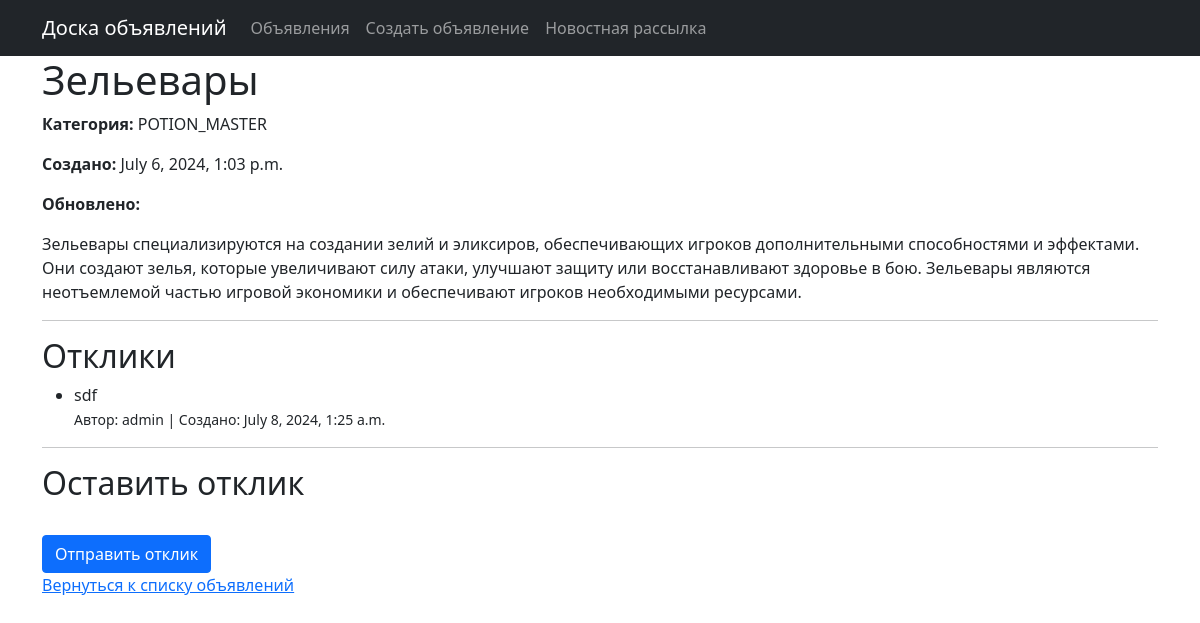
The app's page /ads/9/ with its own data.
### board/models.py (models this page shows, shortened)
class Ad(models.Model):
    CATEGORY_CHOICES = [
        ('TANK', 'Танки'),
        ('HEALER', 'Хилы'),
        ('DPS', 'ДД'),
        ('MERCHANT', 'Торговцы'),
        ('GUILDMASTER', 'Гилдмастеры'),
        ('QUESTGIVER', 'Квестгиверы'),
        ('BLACKSMITH', 'Кузнецы'),
        ('LEATHERWORKER', 'Кожевники'),
        ('POTION_MASTER', 'Зельевары'),
        ('SPELLMASTER', 'Мастера заклинаний'),
    ]
    title = models.CharField(max_length=255)
    content = CKEditor5Field('Контент')
    created_at = models.DateTimeField(auto_now_add=True)
    update_at = models.DateTimeField(auto_now=True)
    user = models.ForeignKey(CustomUser, on_delete=models.CASCADE)
    category = models.CharField(max_length=20, choices=CATEGORY_CHOICES)

class Response(models.Model):
    content = models.TextField()
    created_at = models.DateTimeField(auto_now_add=True)
    is_accepted = models.BooleanField(default = False)
    ad = models.ForeignKey(Ad, on_delete=models.CASCADE)
    user = models.ForeignKey(CustomUser, on_delete=models.CASCADE)

class CustomUser(AbstractUser):
    bio = models.TextField(blank=True, null=True)
    profile_picture = models.ImageField(upload_to='profile_pics/', blank=True, null=True)

### board/views.py (the view)
# urls.py: path('ads/<int:pk>/', AdDetail.as_view(), name='ad_detail'),
class AdDetail(DetailView):
    model = Ad
    template_name = "ad_detail.html"
    context_object_name = "ad"
    def get_context_data(self, **kwargs):
        context = super().get_context_data(**kwargs)
        context['responses'] = Response.objects.filter(ad=self.object)
        return context

### templates/ad_detail.html (shortened to what this page needs)
{% extends "flatpages/default.html" %}
{% block content %}
  <h1>{{ ad.title }}</h1>
  <p><strong>Категория:</strong> {{ ad.category }}</p>
  <p><strong>Создано:</strong> {{ ad.created_at }}</p>
  <p><strong>Обновлено:</strong> {{ ad.updated_at }}</p>
  <div>{{ ad.content|safe }}</div>
  <hr>
  <h2>Отклики</h2>
  <ul>
    {% for response in responses %}
      <li>
        <div>{{ response.content|safe }}</div>
        <p><small>Автор: {{ response.user.username }} | Создано: {{ response.created_at }}</small></p>
      </li>
    {% empty %}
      <li>Пока нет откликов.</li>
    {% endfor %}
  </ul>
  <hr>
  <h2>Оставить отклик</h2>
  <form method="post" action="{% url 'response_create' ad_id=ad.pk %}">
    <div class="form-group">
    </div>
    <button type="submit" class="btn btn-primary">Отправить отклик</button>
  </form>
  <a href="{% url 'ads_list' %}">Вернуться к списку объявлений</a>
{% endblock %}

### records on screen
Ad: title "Зельевары", category "POTION_MASTER", created_at "July 6, 2024, 1:03 p.m.", content "Зельевары специализируются на создании зелий и эликсиров, обеспечивающих игроков дополнительными способностями и эффектами. Они создают зелья, которые увеличивают силу атаки, улучшают защиту или восстанавливают здоровье в бою. Зельевары являются неотъемлемой частью игровой экономики и обеспечивают игроков необходимыми ресурсами."
Response: content "sdf", user.username "admin", created_at "July 8, 2024, 1:25 a.m."
